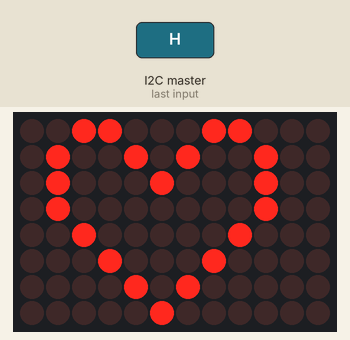
This sketch was run on a simulated Arduino Uno R4 WiFi. Shown: 12×8 LED matrix. Inputs (shaded band) come from the test bench.

1.3 s: the I2C master sends "H"
Above: at 1.7 s.
Timing chart, 0 to 4.3 s (numbered marks = the images above; inputs shaded):
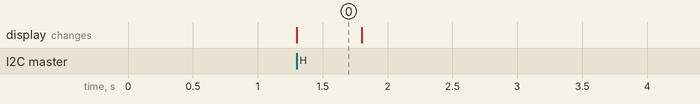

The sketch:

i2c.ino
```cpp
#include <Wire.h>
#include "Arduino_LED_Matrix.h"

//  I2C slave address
#define SLAVE_ADDRESS 0x10

ArduinoLEDMatrix matrix;

// volatile flag and character variable for I2C data reception
volatile bool receivedFlag = false;
char receivedChar;

// Define frames for LED Matrix display
const uint32_t heart[] = {
    0x3184a444,
    0x44042081,
    0x100a0040
};
const uint32_t off[] = {
    0x00000000,
    0x00000000,
    0x00000000
};

void setup() {
  matrix.begin(); // initialize LED Matrix
  Wire.begin(SLAVE_ADDRESS); // initialize as I2C slave with address 0x10
  Wire.onReceive(receiveEvent); // register an event handler for I2C data reception
  Serial.begin(9600); // initialize for debugging
}

void loop() {
  // check if data has been received via I2C
  if (receivedFlag) {
    if(receivedChar == 'H'){
      matrix.loadFrame(heart); // display the heart shape on LED Matrix
      delay(500);
      matrix.loadFrame(off); // turn off the LED Matrix
      receivedFlag = false; // reset the received flag
    } else {
      // if the received character is not 'H', simply wait for 500ms
      delay(500);
      receivedFlag = false; // reset the received flag
    }
  }
}

// handler for I2C reception
void receiveEvent(int bytes) {
  // check if there is available data
  if (Wire.available()) {
    receivedChar = Wire.read(); // read the byte
    receivedFlag = true; // indicate that new data has arrived
  }
}
```

Measured:
- after the input at 1.3 s, the display: changes at once (image 0)
- what the display in image 0 shows lasts 0.5 s, from 1.3 s to 1.8 s
